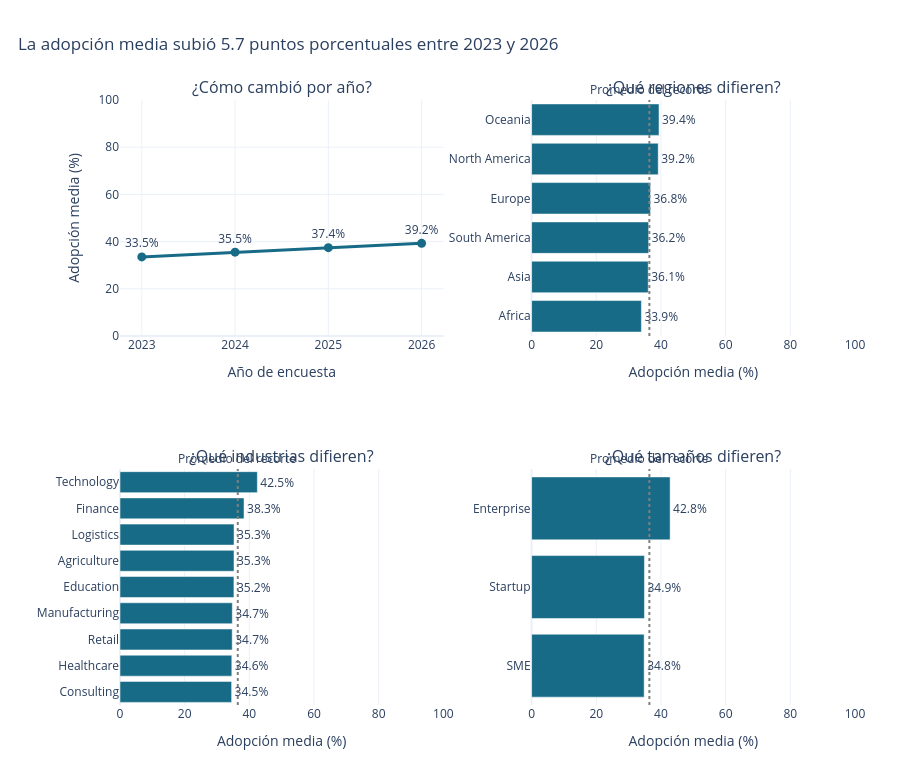

Here is the notebook cell this chart was saved with:
### Markdown cell above
### Ejercicio del conjunto del equipo: tablero de cuatro vistas

La guía también pide probar cuatro vistas con el dataset propio. Esta segunda figura agrega el tamaño de empresa; cada panel explicita la pregunta que responde. Es un ejercicio de densidad separado del tablero principal de tres vistas: la aplicación Streamlit queda con tres para mantener la jerarquía de la entrega.

- ¿Cómo cambia la adopción media por año?
- ¿Qué regiones están por encima o debajo de la media del recorte?
- ¿Qué industrias están por encima o debajo de la media del recorte?
- ¿Cómo varía la adopción media por tamaño de empresa?

### Code cell
figura_cuatro_vistas = crear_tablero(datos, incluir_tamano=True)
figura_cuatro_vistas.show()

### Figure 1 — Plotly figure (JSON) as saved in the notebook; plotly's stock layout.template omitted (floating-point values rounded to 4 significant figures)
{"data": [{"customdata": [[1320, 19787], [3311, 49727], [1330, 19909], [2721, 40835], [650, 9740], [668, 10002]], "hovertemplate": "Grupo: %{y}<br>Adopción media: %{x:.1f}%<br>Empresas distintas: %{customdata[0]:,}<br>Filas empresa-trimestre: %{customdata[1]:,}<extra></extra>", "marker": {"color": "#176B87"}, "orientation": "h", "showlegend": false, "text": ["33.9%", "36.1%", "36.2%", "36.8%", "39.2%", "39.4%"], "textposition": "outside", "type": "bar", "x": [33.95, 36.07, 36.19, 36.75, 39.15, 39.4], "xaxis": "x2", "y": ["Africa", "Asia", "South America", "Europe", "North America", "Oceania"], "yaxis": "y2"}, {"customdata": [[833, 12504], [1240, 18642], [1091, 16377], [1168, 17501], [1014, 15172], [1038, 15570], [864, 12961], [1344, 20166], [1408, 21107]], "hovertemplate": "Grupo: %{y}<br>Adopción media: %{x:.1f}%<br>Empresas distintas: %{customdata[0]:,}<br>Filas empresa-trimestre: %{customdata[1]:,}<extra></extra>", "marker": {"color": "#176B87"}, "orientation": "h", "showlegend": false, "text": ["34.5%", "34.6%", "34.7%", "34.7%", "35.2%", "35.3%", "35.3%", "38.3%", "42.5%"], "textposition": "outside", "type": "bar", "x": [34.52, 34.57, 34.7, 34.73, 35.23, 35.25, 35.26, 38.35, 42.47], "xaxis": "x3", "y": ["Consulting", "Healthcare", "Retail", "Manufacturing", "Education", "Agriculture", "Logistics", "Finance", "Technology"], "yaxis": "y3"}, {"customdata": [[4258, 63867], [3780, 56685], [1962, 29448]], "hovertemplate": "Grupo: %{y}<br>Adopción media: %{x:.1f}%<br>Empresas distintas: %{customdata[0]:,}<br>Filas empresa-trimestre: %{customdata[1]:,}<extra></extra>", "marker": {"color": "#176B87"}, "orientation": "h", "showlegend": false, "text": ["34.8%", "34.9%", "42.8%"], "textposition": "outside", "type": "bar", "x": [34.8, 34.9, 42.83], "xaxis": "x4", "y": ["SME", "Startup", "Enterprise"], "yaxis": "y4"}, {"customdata": [[10000, 37456], [9999, 37480], [10000, 37524], [10000, 37540]], "hovertemplate": "Año: %{x}<br>Adopción media: %{y:.1f}%<br>Empresas distintas: %{customdata[0]:,}<br>Filas empresa-trimestre: %{customdata[1]:,}<extra></extra>", "line": {"color": "#176B87", "width": 3}, "marker": {"size": 9}, "mode": "lines+markers+text", "showlegend": false, "text": ["33.5%", "35.5%", "37.4%", "39.2%"], "textposition": "top center", "type": "scatter", "x": ["2023", "2024", "2025", "2026"], "xaxis": "x", "y": [33.5, 35.51, 37.41, 39.24], "yaxis": "y"}], "layout": {"annotations": [{"font": {"size": 16}, "showarrow": false, "text": "¿Cómo cambió por año?", "x": 0.22, "xanchor": "center", "xref": "paper", "y": 1.0, "yanchor": "bottom", "yref": "paper"}, {"font": {"size": 16}, "showarrow": false, "text": "¿Qué regiones difieren?", "x": 0.78, "xanchor": "center", "xref": "paper", "y": 1.0, "yanchor": "bottom", "yref": "paper"}, {"font": {"size": 16}, "showarrow": false, "text": "¿Qué industrias difieren?", "x": 0.22, "xanchor": "center", "xref": "paper", "y": 0.39, "yanchor": "bottom", "yref": "paper"}, {"font": {"size": 16}, "showarrow": false, "text": "¿Qué tamaños difieren?", "x": 0.78, "xanchor": "center", "xref": "paper", "y": 0.39, "yanchor": "bottom", "yref": "paper"}, {"showarrow": false, "text": "Promedio del recorte", "x": 36.41, "xanchor": "center", "xref": "x2", "y": 1, "yanchor": "bottom", "yref": "y2 domain"}, {"showarrow": false, "text": "Promedio del recorte", "x": 36.41, "xanchor": "center", "xref": "x3", "y": 1, "yanchor": "bottom", "yref": "y3 domain"}, {"showarrow": false, "text": "Promedio del recorte", "x": 36.41, "xanchor": "center", "xref": "x4", "y": 1, "yanchor": "bottom", "yref": "y4 domain"}], "height": 760, "margin": {"b": 55, "l": 35, "r": 45, "t": 100}, "shapes": [{"line": {"color": "#7F7F7F", "dash": "dot"}, "type": "line", "x0": 36.41, "x1": 36.41, "xref": "x2", "y0": 0, "y1": 1, "yref": "y2 domain"}, {"line": {"color": "#7F7F7F", "dash": "dot"}, "type": "line", "x0": 36.41, "x1": 36.41, "xref": "x3", "y0": 0, "y1": 1, "yref": "y3 domain"}, {"line": {"color": "#7F7F7F", "dash": "dot"}, "type": "line", "x0": 36.41, "x1": 36.41, "xref": "x4", "y0": 0, "y1": 1, "yref": "y4 domain"}], "title": {"text": "La adopción media subió 5.7 puntos porcentuales entre 2023 y 2026", "x": 0.02, "xanchor": "left"}, "xaxis": {"anchor": "y", "domain": [0.0, 0.44], "title": {"text": "Año de encuesta"}}, "xaxis2": {"anchor": "y2", "domain": [0.56, 1.0], "range": [0, 100], "title": {"text": "Adopción media (%)"}}, "xaxis3": {"anchor": "y3", "domain": [0.0, 0.44], "range": [0, 100], "title": {"text": "Adopción media (%)"}}, "xaxis4": {"anchor": "y4", "domain": [0.56, 1.0], "range": [0, 100], "title": {"text": "Adopción media (%)"}}, "yaxis": {"anchor": "x", "domain": [0.61, 1.0], "range": [0, 100], "title": {"text": "Adopción media (%)"}}, "yaxis2": {"anchor": "x2", "domain": [0.61, 1.0], "title": {"text": ""}}, "yaxis3": {"anchor": "x3", "domain": [0.0, 0.39], "title": {"text": ""}}, "yaxis4": {"anchor": "x4", "domain": [0.0, 0.39], "title": {"text": ""}}}}
